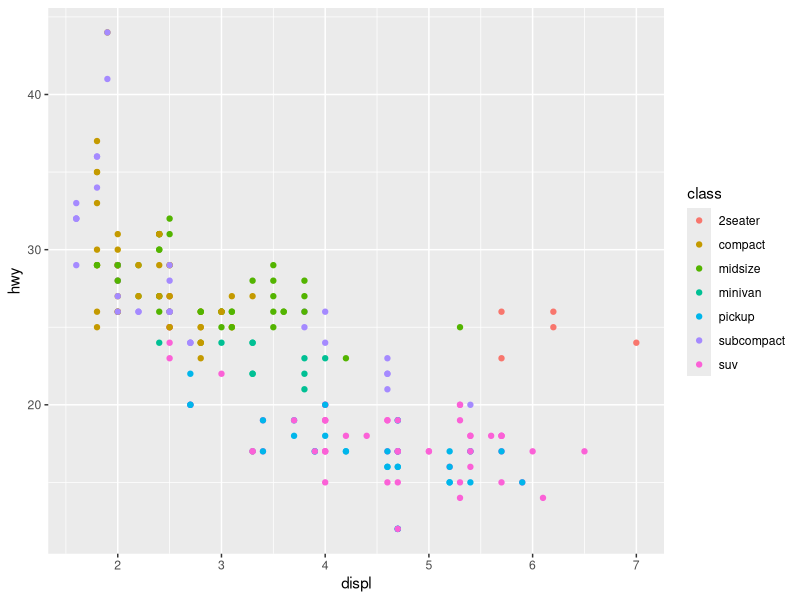
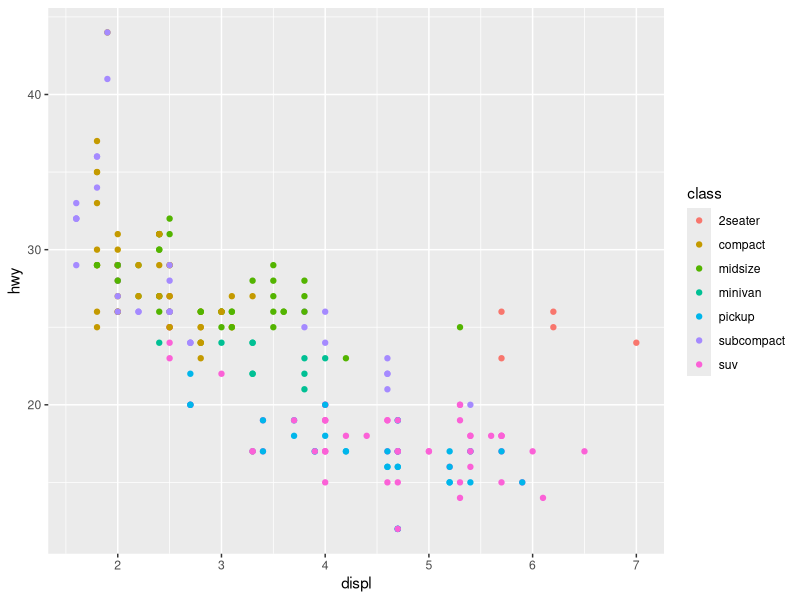
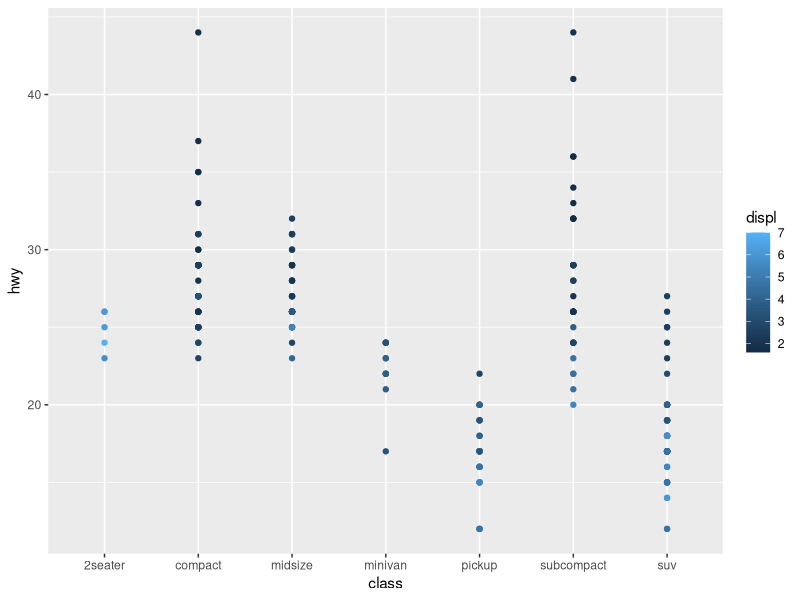
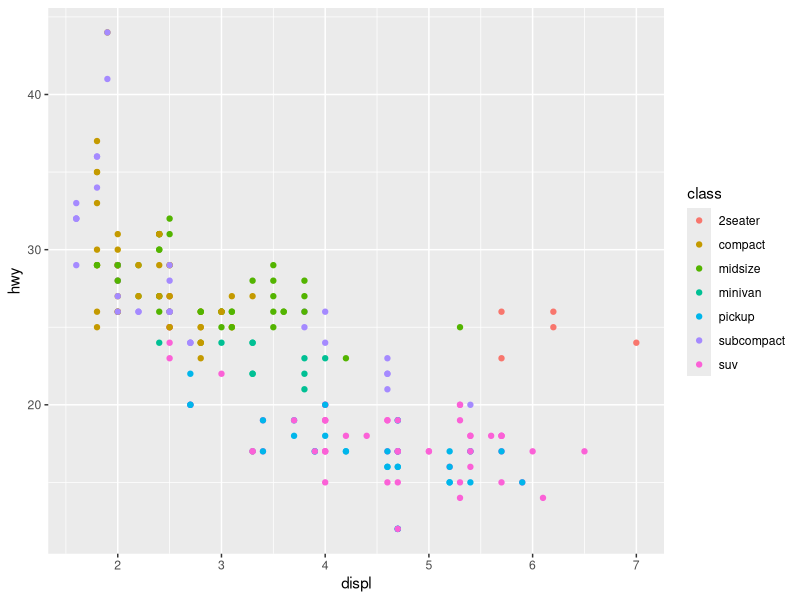
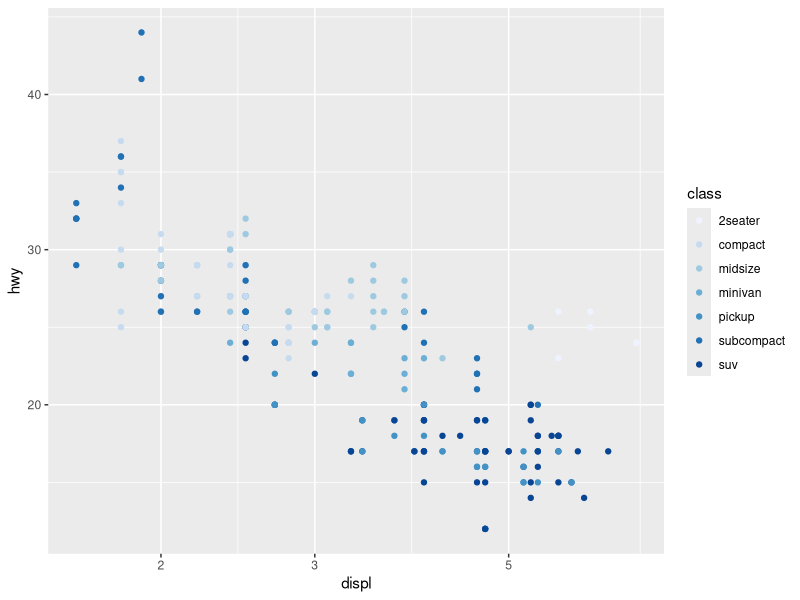
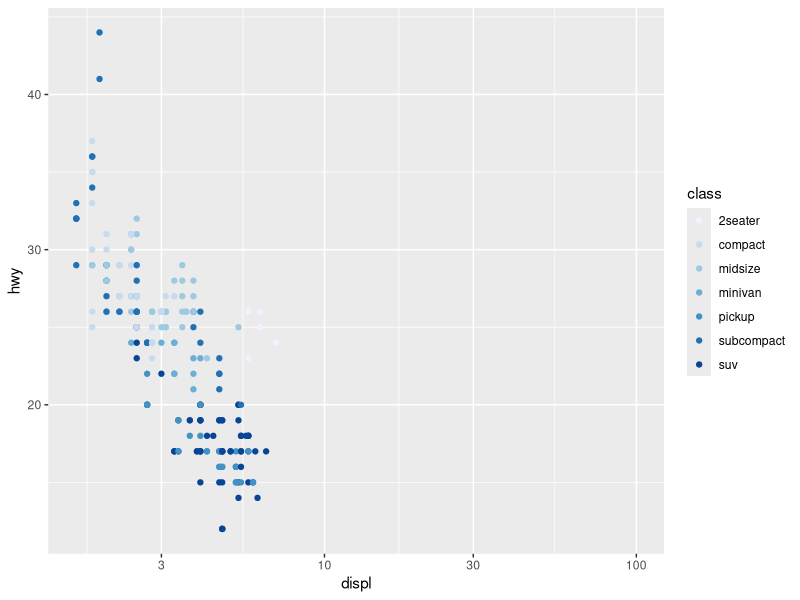
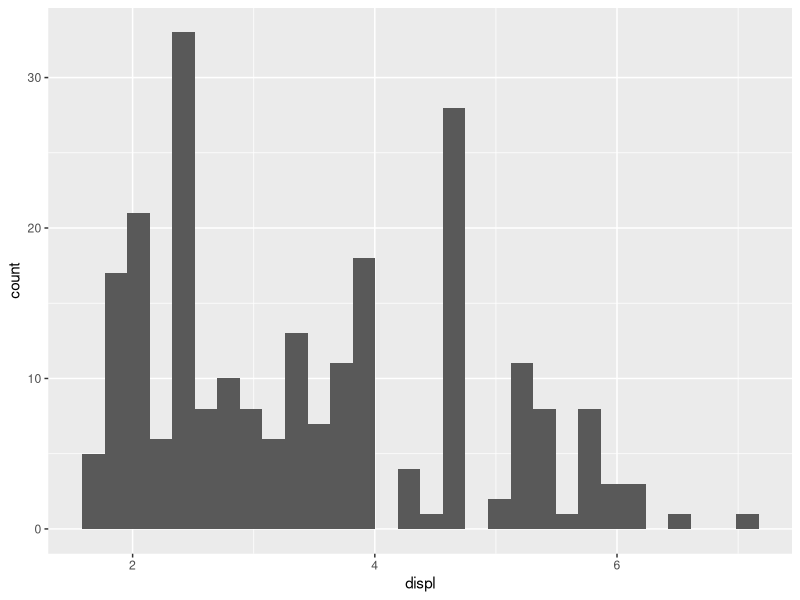
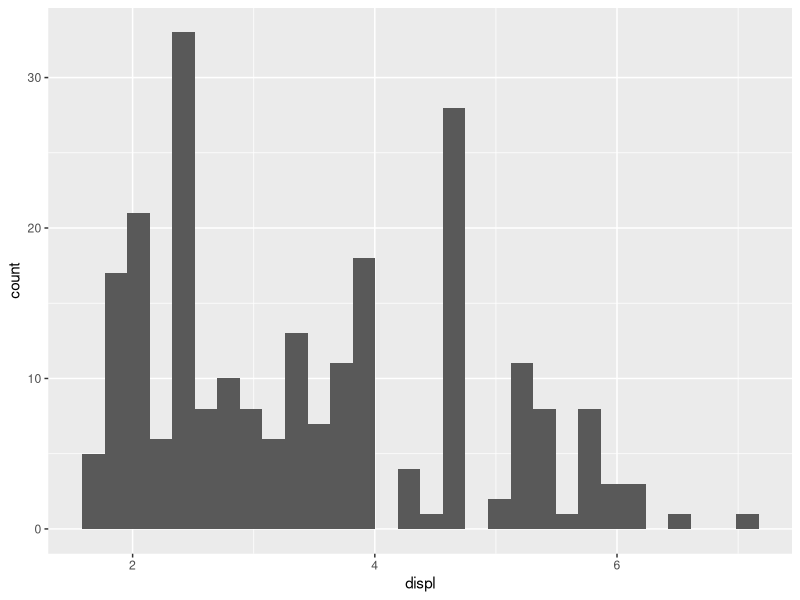

Write the R code that produced these figures, in order.
##### Lecture 13 

# graphics.off() ensures all previous plots are closed 
graphics.off()


# tidyverse contains ggplot2; patchwork is used to combine plots side-by-side 
library(tidyverse)
library(patchwork) 


#### 1. The Grammar of Scales ####

# CONCEPT: A scale is a function from data space (the domain) to aesthetic space (the range)
# Every aesthetic used on the plot (x, y, colour, etc.) requires a scale

# Example 1: Implicit Scales
# ggplot2 AUTOMATICALLY adds DEFAULT scales "under the hood"
ggplot(mpg, aes(x = displ, y = hwy)) + 
  geom_point(aes(colour = class))


# Example 2: EXPLICIT Scales
# This is the full version of the code above, showing the default functions 
ggplot(mpg, aes(x = displ, y = hwy)) + 
  geom_point(aes(colour = class)) + 
  scale_x_continuous() +    # Maps continuous values to the X axis 
  scale_y_continuous() +    # Maps continuous values to the Y axis 
  scale_colour_discrete()   # Maps categorical data to discrete colors 

# Updated Example: Discrete X and Continuous Colour
ggplot(mpg, aes(x = class, y = hwy)) + 
  geom_point(aes(colour = displ)) + 
  scale_x_discrete() +        # Maps categorical data ('class') to discrete X axis positions
  scale_y_continuous() +      # Maps continuous data ('hwy') to the Y axis
  scale_colour_continuous()   # Maps numeric data ('displ') to a continuous color gradient





ggplot(mpg, aes(x = displ, y = hwy)) + 
  geom_point(aes(colour = class)) + 
  scale_x_continuous() +    # Maps continuous values to the X axis 
  scale_y_continuous() +    # Maps continuous values to the Y axis 
  scale_colour_discrete()   # Maps categorical data to discrete colors 

# Example 3: Overriding Defaults
# Naming scheme: scale_ + [primary aesthetic] + [scale name] 
# Instead of a linear scale, this transforms the x-axis to a logarithmic scale (base 10).
ggplot(mpg, aes(x = displ, y = hwy)) + 
  geom_point(aes(colour = class)) +
  scale_x_log10() + # Maps data to a log-10 scale 
  scale_colour_brewer() # Uses ColorBrewer palettes instead of defaults 

# scale_x_sqrt() Applies a square root transformation.
# scale_x_reverse() Flips the axis so that values decrease as you move from left to right
# scale_x_continuous(trans = "...")

ggplot(mpg, aes(x = displ, y = hwy)) + 
  geom_point(aes(colour = class)) +
  scale_x_log10(limits = c(1.6, 100)) + # Maps data to a log-10 scale 
  scale_colour_brewer()                 # Uses ColorBrewer palettes instead of defaults 





#### 2. Position Scales & Computed Variables ####

# Position scales control where visual entities are located on the plot
# scale for y can be calculated (implicitly or explicitly)
# Sometimes aesthetics map to 'computed variables' (like 'count' in a histogram)

# geom_histogram() computes a count variable automatically
ggplot(mpg, aes(x = displ)) + 
  geom_histogram()


# Equivalent to manual specification using after_stat()
ggplot(mpg, aes(x = displ, y = after_stat(count))) + 
  geom_histogram()





#### 3. Limits, Zooming, and Breaks ####

# CONCEPT: Maintaining Graphical Integrity.
# Both facets in ax facet_wrap automatically share the same axis limits
ggplot(mpg, aes(x = displ, y = hwy)) + 
  geom_point() +
  facet_wrap(~year)

# TRAP: If you treat plots separately, their limits will differ by default
p_1999 <- mpg |> filter(year == 1999) |> ggplot(aes(x = displ, y = hwy)) + geom_point()
p_1999
p_2008 <- mpg |> filter(year == 2008) |> ggplot(aes(x = displ, y = hwy)) + geom_point()
p_2008

# Notice the misleading axes when combined side-by-side (x and y axis):
p_1999 + p_2008 

# FIX: Set limits manually so the plots are visually comparable 
# WARNING: Setting limits in a scale sets values outside the range to NA (data loss)
p_1999 <- p_1999 + 
  scale_x_continuous(limits = c(1, 7), name = "Engine displ (L)") +
  scale_y_continuous(limits = c(10, 45), name = "Highway mileage (MPG)")

p_2008 <- p_2008 + 
  scale_x_continuous(limits = c(1, 7), name = "Engine displ (L)") +
  scale_y_continuous(limits = c(10, 45), name = "Highway mileage (MPG)")

# Now they share a consistent visual language:
p_1999 + p_2008





# TRUE ZOOM: Use coord_cartesian() to zoom in without removing data points 
# This is preferred if you don't want to distort the underlying data
# The magnifying glass effect: It acts like a magnifying glass.
# All the data points are still there, but you are only looking at a specific section of the "canvas"
# Statistical integrity
ggplot(mpg, aes(x = displ, y = hwy)) + 
  geom_point() +
  scale_x_continuous()

#coord_cartesian
ggplot(mpg, aes(x = displ, y = hwy)) + 
  geom_point() +
  coord_cartesian(xlim = c(4, 7), ylim = c(20, 45))





ggplot(mpg, aes(x = displ, y = hwy)) + 
  geom_point() +
  scale_x_continuous()


# BREAKS AND LABELS:
# 'Breaks' control tick mark locations; 'Labels' control the text on those ticks
ggplot(mpg, aes(x = displ, y = hwy)) + 
  geom_point() +
  scale_x_continuous(
    # 1. BREAKS: Map specific data values to major tick marks
    breaks = c(2, 4.5, 6), 
    # 2. LABELS: Text strings for those ticks (must match break count).
    labels = c("Small", "Medium", "Large"), 
    # 3. MINOR BREAKS: Grid lines without labels to help track values
    minor_breaks = c(2.5, 3.5)
  )





# ADVANCED SCALES: The 'scales' package provides helpers for automated breaks
economics
economics |> 
  # Focus on a specific timeframe (pre-1970) for clarity
  filter(date < lubridate::ymd("1970-01-01")) |> 
  ggplot(aes(x = date, y = pce)) + 
  geom_line() + 
  
  # scale_x_date handles date-specific formatting
  scale_x_date(
    "NULL",                                      # NULL removes the X-axis title 
    breaks = scales::breaks_width("3 months"), # Forces a major tick every 3 months / 7 days
    labels = scales::label_date_short()        # Dynamic labels (e.g., "1968", "Feb") 
  ) + 
  
  # scale_y_continuous handles standard numeric data
  scale_y_continuous(
    "Personal consumption expenditures",       # Sets the Y-axis title directly
    breaks = scales::breaks_extended(n = 6),   # Smart algorithm picks ~8 "pretty" breaks 
    labels = scales::label_dollar()            # Automatically adds '$' and commas 
  )
